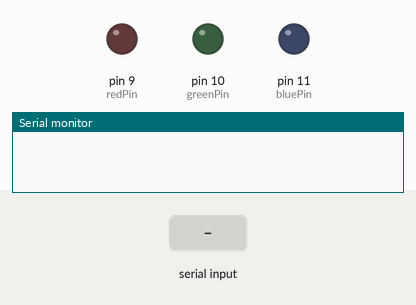
This sketch was run on a simulated Arduino Uno, built with avr-gcc and run on an emulated ATmega328P. On the bench: output pins drawn as LEDs (lit = HIGH), the last lines printed to the serial monitor. The test bench sets the inputs (shaded band).

Above: at 1.2 s.
1.3 s: "1" received over the second serial link
At 2.2 s:
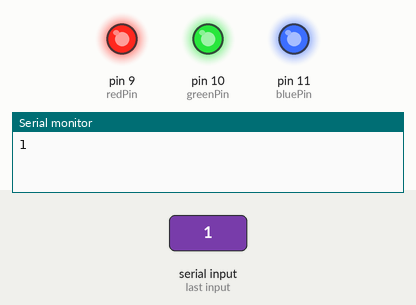
2.8 s: "0" received over the second serial link
At 3.4 s:
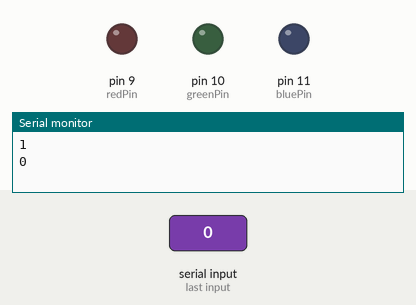
4.3 s: "30,150\n" received over the second serial link
At 5.7 s:
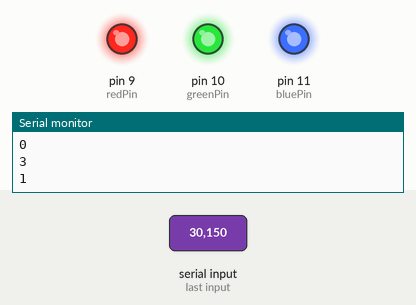
Timing chart, 0 to 7.3 s (numbered marks = the images above; inputs shaded):
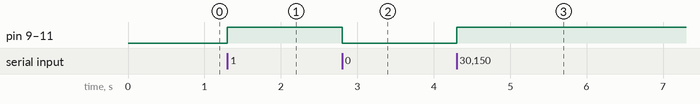

Measured:
- after the input at 1.3 s, pin 9 (redPin), pin 10 (greenPin), pin 11 (bluePin): LOW → HIGH at once
- after the input at 2.8 s, pin 9 (redPin), pin 10 (greenPin), pin 11 (bluePin): HIGH → LOW at once
- after the input at 4.3 s, pin 9 (redPin), pin 10 (greenPin), pin 11 (bluePin): LOW → HIGH at once

The sketch:

homework_LED_control.ino
```cpp
#include <SoftwareSerial.h>
#define max_char 12

SoftwareSerial BluetoothSerial( 2, 3 );
char message[max_char];
char r_char;
byte index=0;
int i;


int redPin=9;
int greenPin=10;
int bluePin=11;

int redValue=255;
int greenValue=255;
int blueValue=255;

String redTempValue;
String greenTempValue;
String blueTempValue;

int flag=0;
char currentColor;


void setup() {
  pinMode(redPin,OUTPUT);
  pinMode(greenPin,OUTPUT);
  pinMode(bluePin,OUTPUT);

  Serial.begin(9600);
  BluetoothSerial.begin( 9600 );

}

char Bluetooth = 0;


void loop() {

  if ( BluetoothSerial.available() )
 {
   Bluetooth = BluetoothSerial.read ();
   Serial.println ( Bluetooth );
/*밝기제어*/
  if (BluetoothSerial.read() == 'a') {
   int brightness = BluetoothSerial.parseInt();
      analogWrite( redPin, brightness);
       analogWrite( greenPin, brightness);
        analogWrite( bluePin, brightness);
  }
   /*버튼제어*/
   if ( Bluetooth == '1' ){
    digitalWrite ( redPin, HIGH );
    digitalWrite ( greenPin, HIGH );
    digitalWrite ( bluePin, HIGH );
   }

   if ( Bluetooth == '0' ){
    digitalWrite ( redPin, LOW );
    digitalWrite ( greenPin, LOW );
    digitalWrite ( bluePin, LOW );
   }
   /*색상제어*/
   char c = BluetoothSerial.read();
    switch (c) {
      case 'r':
        analogWrite( redPin, BluetoothSerial.parseInt());
        break;
      case 'g':
        analogWrite(greenPin, BluetoothSerial.parseInt());
        break;
      case 'b':
        analogWrite(bluePin, BluetoothSerial.parseInt());
        break;
  }


  while(Serial.available()>0){
    flag=0;
    if(index<(max_char-1)){
      r_char=Serial.read();
      message[index]=r_char;


       if(r_char=='R'){
        currentColor='R';
        redTempValue="";
       }
       else if(r_char=='G'){
        currentColor='G';
        greenTempValue="";
       }
       else if(r_char=='B'){
        currentColor='B';
        blueTempValue="";
        }
    }

  if(currentColor=='R'&&r_char!='R'){
    redTempValue += r_char;
  }
  else if(currentColor=='G'&&r_char!='G'){
    greenTempValue += r_char;
  }
  else if(currentColor=='B'&&r_char!='B'){
    blueTempValue += r_char;
  }
  index++;
  message[index]='\0';
    }

  if(flag==0){
    analogWrite(redPin,255-redTempValue.toInt());
    analogWrite(greenPin,255-greenTempValue.toInt());
    analogWrite(bluePin,255-blueTempValue.toInt());

  Serial.println(message);
  flag=1;
  for(i=0;i<12;i++){
    message[i]='\0';
  }
  index=0;
}
 }
}
```
